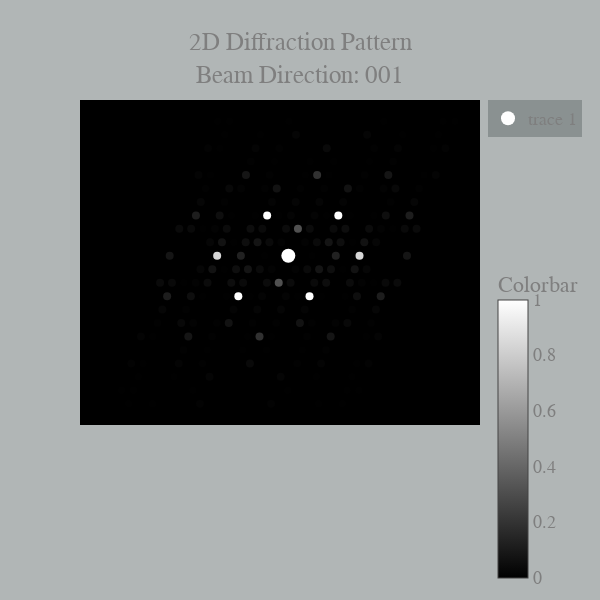

Source (notebook cell):
### Code cell
TEM_calc.show_plot_2d(s2)

### Figure 1 — Plotly figure (JSON) as saved in the notebook; plotly's stock layout.template omitted (floating-point values rounded to 4 significant figures; data arrays with more than 128 entries replaced by an {"elided": "..."} marker saying what was removed)
{"data": [{"hoverinfo": "text", "marker": {"cmax": 1, "cmin": 0, "color": {"elided": "483 float values"}, "colorbar": {"title": {"text": "Colorbar"}, "yanchor": "top"}, "colorscale": [[0, "black"], [1, "white"]], "size": 8}, "mode": "markers", "showlegend": false, "text": {"elided": "483 str values"}, "type": "scatter", "uid": "ad40f4c7-1547-4cac-9e6c-39998353a327", "x": {"elided": "483 float values"}, "y": {"elided": "483 float values"}}, {"hoverinfo": "text", "marker": {"cmax": 1, "cmin": 0, "color": "white", "size": 14}, "mode": "markers", "text": "(0, 0, 0): Direct beam", "type": "scatter", "uid": "7b88c2d6-8e42-4ff0-87ce-670b083b45e3", "x": [0], "y": [0]}], "layout": {"font": {"color": "#7f7f7f", "family": "Comic Sans, monospace", "size": 18}, "height": 600, "hovermode": "closest", "paper_bgcolor": "rgba(100,110,110,0.5)", "plot_bgcolor": "black", "title": {"text": "2D Diffraction Pattern<br>Beam Direction: 001"}, "width": 600, "xaxis": {"autorange": true, "showgrid": false, "showline": false, "showticklabels": false, "ticks": "", "zeroline": false}, "yaxis": {"autorange": true, "showgrid": false, "showline": false, "showticklabels": false, "ticks": "", "zeroline": false}}}
